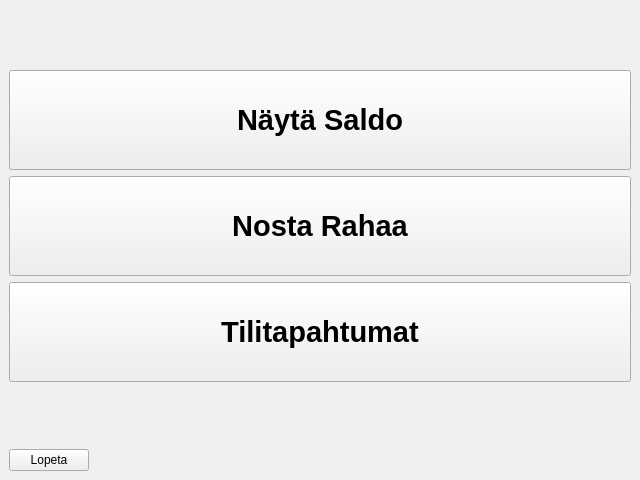
<?xml version="1.0" encoding="UTF-8"?>
<ui version="4.0">
 <class>MainMenu</class>
 <widget class="QMainWindow" name="MainMenu">
  <property name="geometry">
   <rect>
    <x>0</x>
    <y>0</y>
    <width>640</width>
    <height>480</height>
   </rect>
  </property>
  <property name="minimumSize">
   <size>
    <width>640</width>
    <height>480</height>
   </size>
  </property>
  <property name="maximumSize">
   <size>
    <width>640</width>
    <height>480</height>
   </size>
  </property>
  <property name="windowTitle">
   <string>MainWindow</string>
  </property>
  <widget class="QWidget" name="centralwidget">
   <layout class="QVBoxLayout" name="verticalLayout">
    <item>
     <spacer name="verticalSpacer_2">
      <property name="orientation">
       <enum>Qt::Vertical</enum>
      </property>
      <property name="sizeHint" stdset="0">
       <size>
        <width>20</width>
        <height>40</height>
       </size>
      </property>
     </spacer>
    </item>
    <item>
     <widget class="QPushButton" name="pushButton">
      <property name="minimumSize">
       <size>
        <width>0</width>
        <height>100</height>
       </size>
      </property>
      <property name="font">
       <font>
        <pointsize>22</pointsize>
        <bold>true</bold>
       </font>
      </property>
      <property name="text">
       <string>Näytä Saldo</string>
      </property>
     </widget>
    </item>
    <item>
     <widget class="QPushButton" name="pushButton_2">
      <property name="minimumSize">
       <size>
        <width>0</width>
        <height>100</height>
       </size>
      </property>
      <property name="font">
       <font>
        <pointsize>22</pointsize>
        <bold>true</bold>
       </font>
      </property>
      <property name="text">
       <string>Nosta Rahaa</string>
      </property>
     </widget>
    </item>
    <item>
     <widget class="QPushButton" name="pushButton_3">
      <property name="minimumSize">
       <size>
        <width>0</width>
        <height>100</height>
       </size>
      </property>
      <property name="font">
       <font>
        <pointsize>22</pointsize>
        <bold>true</bold>
       </font>
      </property>
      <property name="text">
       <string>Tilitapahtumat</string>
      </property>
     </widget>
    </item>
    <item>
     <spacer name="verticalSpacer">
      <property name="orientation">
       <enum>Qt::Vertical</enum>
      </property>
      <property name="sizeHint" stdset="0">
       <size>
        <width>20</width>
        <height>40</height>
       </size>
      </property>
     </spacer>
    </item>
    <item>
     <widget class="QPushButton" name="lopeta">
      <property name="minimumSize">
       <size>
        <width>0</width>
        <height>0</height>
       </size>
      </property>
      <property name="maximumSize">
       <size>
        <width>80</width>
        <height>16777215</height>
       </size>
      </property>
      <property name="text">
       <string>Lopeta</string>
      </property>
     </widget>
    </item>
   </layout>
  </widget>
 </widget>
 <resources/>
 <connections/>
</ui>
